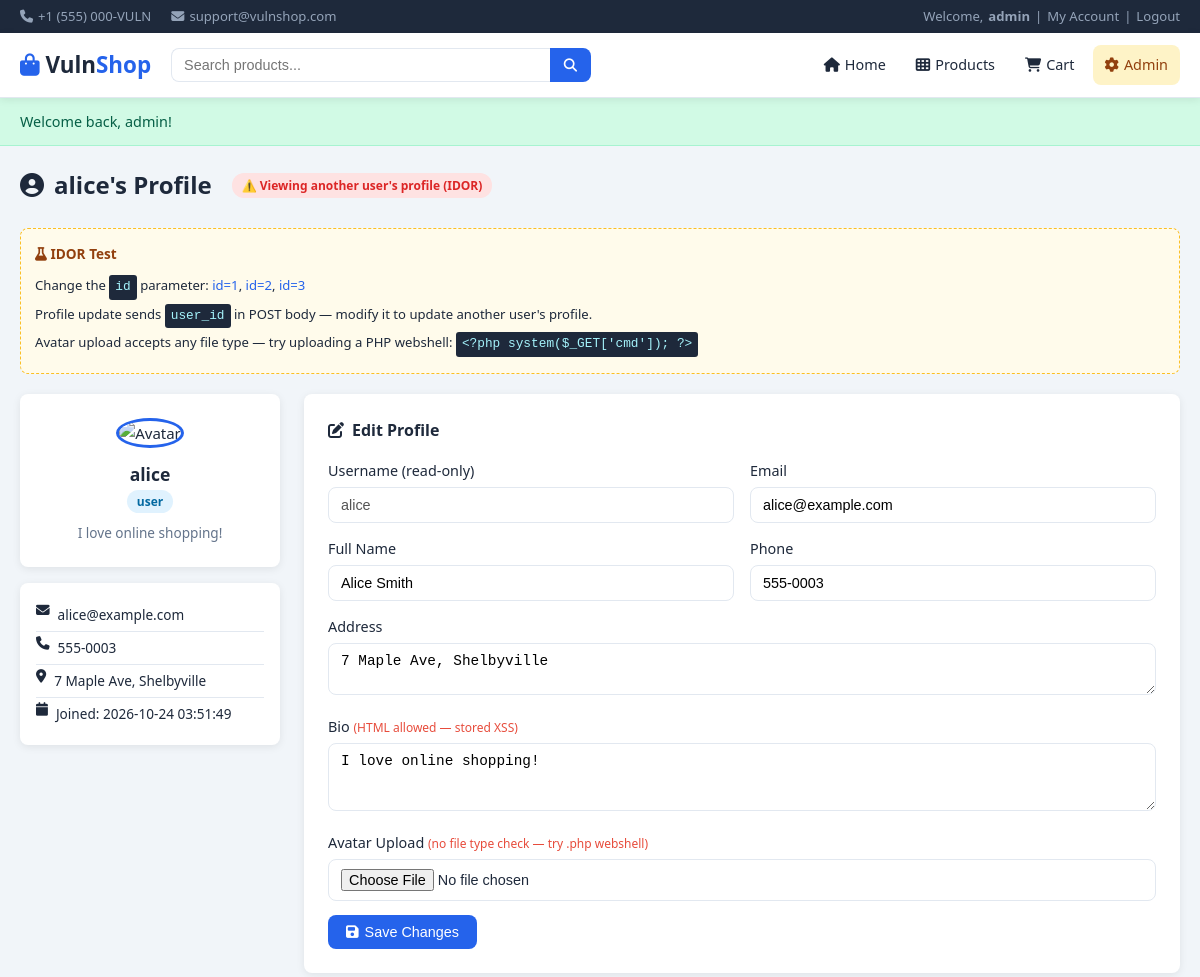
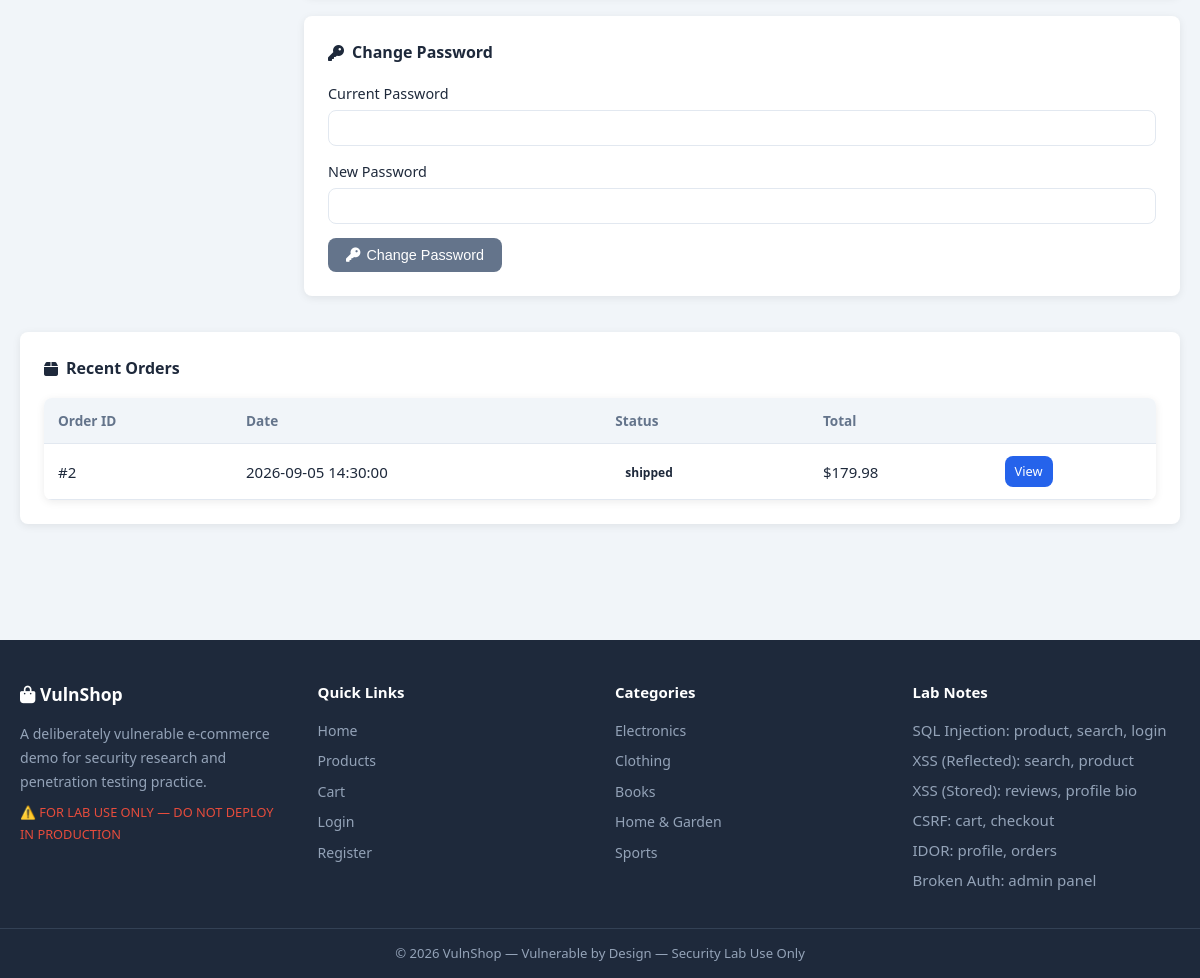
Page /profile.php?id=3 (signed in) on the committed database (2 pictures, top to bottom).
### tables this page shows
CREATE TABLE IF NOT EXISTS users (
    id           INT AUTO_INCREMENT PRIMARY KEY,
    username     VARCHAR(100) NOT NULL,
    password     VARCHAR(255) NOT NULL,
    email        VARCHAR(255) NOT NULL,
    full_name    VARCHAR(255),
    address      TEXT,
    phone        VARCHAR(30),
    role         VARCHAR(20)  DEFAULT 'user',
    bio          TEXT,
    avatar       VARCHAR(255) DEFAULT 'default.png',
    reset_token  VARCHAR(64)  DEFAULT NULL,
    reset_expiry DATETIME     DEFAULT NULL,
    created_at   DATETIME     DEFAULT CURRENT_TIMESTAMP
);

CREATE TABLE IF NOT EXISTS orders (
    id               INT AUTO_INCREMENT PRIMARY KEY,
    user_id          INT,
    total            DECIMAL(10,2),
    status           VARCHAR(50) DEFAULT 'pending',
    shipping_address TEXT,
    created_at       DATETIME DEFAULT CURRENT_TIMESTAMP,
    FOREIGN KEY (user_id) REFERENCES users(id)
);

### includes/db.php (called while the page is built, shortened)
<?php
$conn = mysqli_connect(DB_HOST, DB_USER, DB_PASS, DB_NAME);
function db_query($sql) {
    global $conn;
    $result = mysqli_query($conn, $sql);
    return $result;
}
function db_fetch_all($sql) {
    $result = db_query($sql);
    $rows = [];
    while ($row = mysqli_fetch_assoc($result)) {
        $rows[] = $row;
    }
    return $rows;
}
function db_fetch_one($sql) {
    $result = db_query($sql);
    return mysqli_fetch_assoc($result);
}
?>

### profile.php (the view, shortened to what this page needs)
<?php
require_once 'includes/header.php';
$my_id = $_SESSION['user_id'];
$view_id = isset($_GET['id']) ? $_GET['id'] : $my_id;
$profile_user = db_fetch_one("SELECT * FROM users WHERE id = $view_id");
$is_own_profile = ($view_id == $my_id);
?>
<div class="page-title">
    <h1>
        <i class="fas fa-user-circle"></i>
        <?php echo $profile_user['username']; ?>'s Profile
        <?php if (!$is_own_profile): ?>
            <span class="idor-badge">⚠️ Viewing another user's profile (IDOR)</span>
        <?php endif; ?>
    </h1>
</div>
<div class="lab-hint" style="margin-bottom:20px">
    <h4><i class="fas fa-flask"></i> IDOR Test</h4>
    <p>Change the <code>id</code> parameter: <a href="profile.php?id=1">id=1</a>, <a href="profile.php?id=2">id=2</a>, <a href="profile.php?id=3">id=3</a></p>
    <p>Profile update sends <code>user_id</code> in POST body — modify it to update another user's profile.</p>
    <p>Avatar upload accepts any file type — try uploading a PHP webshell: <code>&lt;?php system($_GET['cmd']); ?&gt;</code></p>
</div>
<div class="profile-layout">
    <div class="profile-sidebar">
        <div class="avatar-card">
            <img src="/vuln-shop/uploads/<?php echo $profile_user['avatar']; ?>"
                 onerror="this.src='/vuln-shop/images/placeholder.png'"
                 alt="Avatar" class="avatar-img">
            <h3><?php echo $profile_user['username']; ?></h3>
            <span class="role-badge role-<?php echo $profile_user['role']; ?>"><?php echo $profile_user['role']; ?></span>
            <p class="profile-bio"><?php echo $profile_user['bio']; ?></p>
        </div>
        <div class="profile-meta-card">
            <p><i class="fas fa-envelope"></i> <?php echo $profile_user['email']; ?></p>
            <p><i class="fas fa-phone"></i> <?php echo $profile_user['phone']; ?></p>
            <p><i class="fas fa-map-marker-alt"></i> <?php echo $profile_user['address']; ?></p>
            <p><i class="fas fa-calendar"></i> Joined: <?php echo $profile_user['created_at']; ?></p>
        </div>
    </div>
    <div class="profile-main">
        <form method="POST" enctype="multipart/form-data" class="profile-form">
            <div class="checkout-section">
                <h3><i class="fas fa-edit"></i> Edit Profile</h3>
                <div class="form-row">
                    <div class="form-group">
                        <label>Username (read-only)</label>
                        <input type="text" class="form-control" value="<?php echo $profile_user['username']; ?>" disabled>
                    </div>
                    <div class="form-group">
                        <label>Email</label>
                        <input type="text" name="email" class="form-control"
                               value="<?php echo $profile_user['email']; ?>">
                    </div>
                </div>
                <div class="form-row">
                    <div class="form-group">
                        <label>Full Name</label>
                        <input type="text" name="full_name" class="form-control"
                               value="<?php echo $profile_user['full_name']; ?>">
                    </div>
                    <div class="form-group">
                        <label>Phone</label>
                        <input type="text" name="phone" class="form-control"
                               value="<?php echo $profile_user['phone']; ?>">
                    </div>
                </div>
                <div class="form-group">
                    <label>Address</label>
                    <textarea name="address" class="form-control" rows="2"><?php echo $profile_user['address']; ?></textarea>
                </div>
                <div class="form-group">
                    <label>Bio <small style="color:#e74c3c">(HTML allowed — stored XSS)</small></label>
                    <textarea name="bio" class="form-control" rows="3"><?php echo $profile_user['bio']; ?></textarea>
                </div>
                <div class="form-group">
                    <label>Avatar Upload <small style="color:#e74c3c">(no file type check — try .php webshell)</small></label>
                    <input type="file" name="avatar" class="form-control">
                </div>
                <button type="submit" name="update_profile" class="btn btn-primary">
                    <i class="fas fa-save"></i> Save Changes
                </button>
            </div>
        </form>
        <form method="POST" class="profile-form" style="margin-top:20px">
            <div class="checkout-section">
                <h3><i class="fas fa-key"></i> Change Password</h3>
                <div class="form-group">
                    <label>Current Password</label>
                    <input type="password" name="old_password" class="form-control">
                </div>
                <div class="form-group">
                    <label>New Password</label>
                    <input type="password" name="new_password" class="form-control">
                </div>
                <button type="submit" name="change_password" class="btn btn-secondary">
                    <i class="fas fa-key"></i> Change Password
                </button>
            </div>
        </form>
    </div>
</div>
<?php
$user_orders = db_fetch_all("SELECT * FROM orders WHERE user_id = $view_id ORDER BY created_at DESC LIMIT 5");
if (!empty($user_orders)):
?>
<div class="checkout-section" style="margin-top:20px">
    <h3><i class="fas fa-box"></i> Recent Orders</h3>
    <table class="cart-table">
        <thead><tr><th>Order ID</th><th>Date</th><th>Status</th><th>Total</th><th></th></tr></thead>
        <tbody>
        <?php foreach ($user_orders as $o): ?>
        <tr>
            <td>#<?php echo $o['id']; ?></td>
            <td><?php echo $o['created_at']; ?></td>
            <td><span class="status-badge"><?php echo $o['status']; ?></span></td>
            <td>$<?php echo number_format($o['total'], 2); ?></td>
            <td><a href="/vuln-shop/orders.php?id=<?php echo $o['id']; ?>" class="btn btn-sm btn-primary">View</a></td>
        </tr>
        <?php endforeach; ?>
        </tbody>
    </table>
</div>
<?php endif; ?>
<?php require_once 'includes/footer.php'; ?>

### css/style.css (style rules this page uses)
*, *::before, *::after { box-sizing: border-box; margin: 0; padding: 0; }
:root { --primary: #2563eb; --primary-dk: #1d4ed8; --success: #16a34a; --danger: #dc2626; --warning: #d97706; --info: #0891b2; --dark: #1e293b; --mid: #64748b; --light: #f1f5f9; --white: #ffffff; --border: #e2e8f0; --shadow: 0 2px 8px rgba(0,0,0,.08); --radius: 8px; }
body { font-family: 'Segoe UI', system-ui, -apple-system, sans-serif; background: var(--light); color: var(--dark); font-size: 15px; line-height: 1.6; }
a { color: var(--primary); text-decoration: none; }
img { max-width: 100%; }
.btn { display: inline-flex; align-items: center; gap: 6px; padding: 9px 18px; border-radius: var(--radius); border: none; cursor: pointer; font-size: 0.9rem; font-weight: 500; text-decoration: none; transition: opacity .15s, transform .1s; white-space: nowrap; }
.btn-primary { background: var(--primary); color: var(--white); }
.btn-secondary { background: var(--mid); color: var(--white); }
.btn-sm { padding: 5px 10px; font-size: 0.8rem; }
.form-control { width: 100%; padding: 9px 12px; border: 1px solid var(--border); border-radius: var(--radius); font-size: 0.9rem; outline: none; background: var(--white); transition: border-color .15s; }
.form-group { margin-bottom: 14px; }
.form-group label { display: block; margin-bottom: 5px; font-weight: 500; font-size: 0.9rem; }
.form-row { display: grid; grid-template-columns: 1fr 1fr; gap: 16px; }
.lab-hint { background: #fffbeb; border: 1px dashed #fbbf24; border-radius: var(--radius); padding: 14px; margin-top: 16px; font-size: 0.82rem; }
.lab-hint h4 { color: #92400e; margin-bottom: 8px; font-size: 0.85rem; }
.lab-hint code { background: #1e293b; color: #a5f3fc; padding: 2px 6px; border-radius: 3px; font-size: 0.8rem; word-break: break-all; display: inline-block; margin: 2px 0; }
.cart-table { width: 100%; border-collapse: collapse; background: var(--white); border-radius: var(--radius); overflow: hidden; box-shadow: var(--shadow); }
.cart-table th { background: var(--light); padding: 12px 14px; text-align: left; font-size: 0.85rem; color: var(--mid); border-bottom: 1px solid var(--border); }
.cart-table td { padding: 12px 14px; border-bottom: 1px solid var(--border); vertical-align: middle; }
.checkout-section { background: var(--white); border-radius: var(--radius); padding: 24px; margin-bottom: 16px; box-shadow: var(--shadow); }
.checkout-section h3 { margin-bottom: 16px; font-size: 1rem; display: flex; align-items: center; gap: 8px; }
.profile-layout { display: grid; grid-template-columns: 260px 1fr; gap: 24px; align-items: start; }
.avatar-card { background: var(--white); border-radius: var(--radius); padding: 24px; text-align: center; box-shadow: var(--shadow); }
.avatar-img { width: 100px; height: 100px; border-radius: 50%; object-fit: cover; border: 3px solid var(--primary); margin-bottom: 12px; }
.role-badge { padding: 3px 10px; border-radius: 12px; font-size: 0.75rem; font-weight: 600; }
.role-user { background: #e0f2fe; color: #0369a1; }
.profile-bio { margin-top: 10px; font-size: 0.85rem; color: var(--mid); }
.profile-meta-card { background: var(--white); border-radius: var(--radius); padding: 16px; margin-top: 16px; box-shadow: var(--shadow); font-size: 0.85rem; }
.profile-meta-card p { padding: 5px 0; border-bottom: 1px solid var(--border); display: flex; gap: 8px; align-items: flex-start; }
.profile-meta-card p:last-child { border-bottom: none; }
.idor-badge { background: #fee2e2; color: var(--danger); padding: 3px 10px; border-radius: 12px; font-size: 0.75rem; margin-left: 10px; }
.status-badge { display: inline-block; padding: 3px 10px; border-radius: 12px; font-size: 0.75rem; font-weight: 600; }
.page-title { display: flex; align-items: center; justify-content: space-between; margin-bottom: 24px; flex-wrap: wrap; gap: 10px; }
.page-title h1 { font-size: 1.5rem; display: flex; align-items: center; gap: 10px; }

### rows in the picture
users: username "alice", role "user", bio "I love online shopping!", email "alice@example.com", phone "555-0003", address "7 Maple Ave, Shelbyville", created_at "2026-10-24 03:51:49", full_name "Alice Smith"
orders: id "2", created_at "2026-09-05 14:30:00", status "shipped", total "179.98"

### other values in the picture
$_SESSION['username'] "admin"
$_SESSION['flash_msg'] "Welcome back, admin!"
